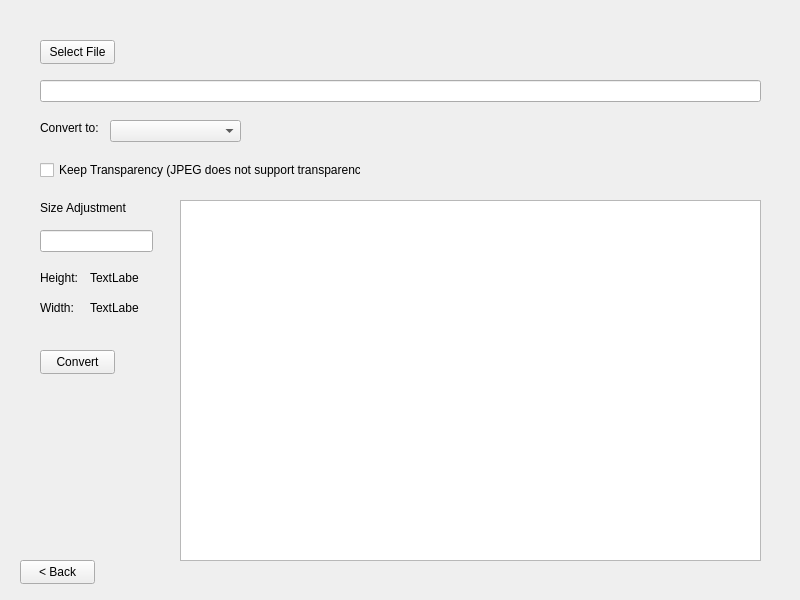
<?xml version="1.0" encoding="UTF-8"?>
<ui version="4.0">
 <class>JPEG_converter</class>
 <widget class="QDialog" name="JPEG_converter">
  <property name="geometry">
   <rect>
    <x>0</x>
    <y>0</y>
    <width>800</width>
    <height>600</height>
   </rect>
  </property>
  <property name="windowTitle">
   <string>Dialog</string>
  </property>
  <widget class="QLabel" name="convert_type_label">
   <property name="geometry">
    <rect>
     <x>40</x>
     <y>120</y>
     <width>61</width>
     <height>16</height>
    </rect>
   </property>
   <property name="text">
    <string>Convert to:</string>
   </property>
  </widget>
  <widget class="QLineEdit" name="file_path">
   <property name="geometry">
    <rect>
     <x>40</x>
     <y>80</y>
     <width>721</width>
     <height>22</height>
    </rect>
   </property>
  </widget>
  <widget class="QCheckBox" name="transparency">
   <property name="geometry">
    <rect>
     <x>40</x>
     <y>160</y>
     <width>321</width>
     <height>20</height>
    </rect>
   </property>
   <property name="text">
    <string>Keep Transparency (JPEG does not support transparency)</string>
   </property>
  </widget>
  <widget class="QPushButton" name="back_button">
   <property name="geometry">
    <rect>
     <x>20</x>
     <y>560</y>
     <width>75</width>
     <height>24</height>
    </rect>
   </property>
   <property name="text">
    <string>&lt; Back</string>
   </property>
   <property name="autoDefault">
    <bool>false</bool>
   </property>
  </widget>
  <widget class="QComboBox" name="convert_type">
   <property name="geometry">
    <rect>
     <x>110</x>
     <y>120</y>
     <width>131</width>
     <height>22</height>
    </rect>
   </property>
  </widget>
  <widget class="QPushButton" name="Convert">
   <property name="geometry">
    <rect>
     <x>40</x>
     <y>350</y>
     <width>75</width>
     <height>24</height>
    </rect>
   </property>
   <property name="text">
    <string>Convert</string>
   </property>
   <property name="autoDefault">
    <bool>false</bool>
   </property>
  </widget>
  <widget class="QLabel" name="height_label">
   <property name="geometry">
    <rect>
     <x>40</x>
     <y>270</y>
     <width>41</width>
     <height>16</height>
    </rect>
   </property>
   <property name="text">
    <string>Height: </string>
   </property>
  </widget>
  <widget class="QGraphicsView" name="image_view">
   <property name="geometry">
    <rect>
     <x>180</x>
     <y>200</y>
     <width>581</width>
     <height>361</height>
    </rect>
   </property>
  </widget>
  <widget class="QLabel" name="size_adjustment">
   <property name="geometry">
    <rect>
     <x>40</x>
     <y>200</y>
     <width>91</width>
     <height>16</height>
    </rect>
   </property>
   <property name="text">
    <string>Size Adjustment</string>
   </property>
  </widget>
  <widget class="QLabel" name="width_label">
   <property name="geometry">
    <rect>
     <x>40</x>
     <y>300</y>
     <width>41</width>
     <height>16</height>
    </rect>
   </property>
   <property name="text">
    <string>Width: </string>
   </property>
  </widget>
  <widget class="QPushButton" name="select_file">
   <property name="geometry">
    <rect>
     <x>40</x>
     <y>40</y>
     <width>75</width>
     <height>24</height>
    </rect>
   </property>
   <property name="text">
    <string>Select File</string>
   </property>
   <property name="autoDefault">
    <bool>false</bool>
   </property>
  </widget>
  <widget class="QLabel" name="height">
   <property name="geometry">
    <rect>
     <x>90</x>
     <y>270</y>
     <width>49</width>
     <height>16</height>
    </rect>
   </property>
   <property name="text">
    <string>TextLabel</string>
   </property>
  </widget>
  <widget class="QLabel" name="width">
   <property name="geometry">
    <rect>
     <x>90</x>
     <y>300</y>
     <width>49</width>
     <height>16</height>
    </rect>
   </property>
   <property name="text">
    <string>TextLabel</string>
   </property>
  </widget>
  <widget class="QLineEdit" name="size">
   <property name="geometry">
    <rect>
     <x>40</x>
     <y>230</y>
     <width>113</width>
     <height>22</height>
    </rect>
   </property>
  </widget>
 </widget>
 <resources/>
 <connections/>
</ui>
